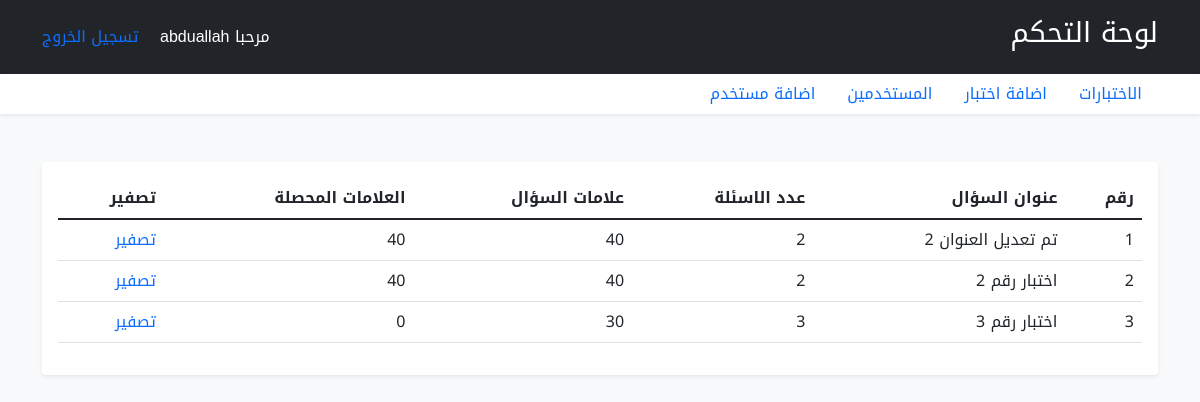
/admin/show_user.php?user=محمد (signed in), run on the app's committed database.
### tables this page shows
CREATE TABLE `mark` (
  `username` varchar(255) NOT NULL,
  `id_que` varchar(255) NOT NULL,
  `mark` int(11) NOT NULL
);

CREATE TABLE `main_que` (
  `id` varchar(255) NOT NULL,
  `title` varchar(255) NOT NULL,
  `num` varchar(255) NOT NULL,
  `mark` varchar(255) NOT NULL
);

### includes/function.php (called while the page is built, shortened)
<?php
function getSession($key){
    if(isset($_SESSION[$key]) and $_SESSION[$key]!= null){
        return $_SESSION[$key];
    }else{
        return false;
    }
}
function CheckAdmin(){
    if(getSession('admin')== true and getSession('admin')!=null){
        return true;
    }else{
        return false;
    }
}
?>

### admin/show_user.php (the view, shortened to what this page needs)
<?php include "includes/header.php" ?>
<?php include "includes/nav.php" ?>
    <div class="container">
        <div class="row">
            <div class="col">
                <div class="bg-white my-5 bodrder border-secondary p-3 shadow-sm rounded">
                    <table class="table">
                        <thead>
                            <tr>
                            <th>رقم</th>
                                <th>عنوان السؤال</th>
                                <th>عدد الاسئلة</th>
                                <th>علامات السؤال</th>
                                <th>العلامات المحصلة</th>
                                <th>تصفير</th>
                            </tr>
                        </thead>
                        <tbody>
                            <?php
                            if(CheckAdmin()){
                                if(isset($_GET['user'])){
                                 $username=$_GET['user'];
                                 $index=1;
                                 $query="SELECT * FROM mark WHERE username='{$username}'";
                                 $data=mysqli_query($connect,$query);
                                 while($row=mysqli_fetch_assoc($data)){
                                     $id=$row['id_que'];
                                     echo '<tr>';
                                     echo "<td>{$index}</td>";
                                     $query2="SELECT * FROM main_que WHERE id='{$id}'";
                                     $data2=mysqli_query($connect,$query2);
                                     while($row2=mysqli_fetch_assoc($data2)){
                                         echo "<td>{$row2['title']}</td>";
                                         echo "<td>{$row2['num']}</td>";
                                         echo "<td>{$row2['mark']}</td>";
                                     }
                                     echo "<td>{$row['mark']}</td>";
                                     echo"<td><a class=' text-decoration-none' href='?user={$username}&delete={$id}'>تصفير</a></td>";
                                     echo '</tr>';
                                     $index++;
                                 }
                                }
                            }
                            ?>
                        </tbody>
                    </table>
                </div>
            </div>
        </div>
    </div>
    <?php include "includes/footer.php" ?>

### css/style.css (style rules this page uses)
* { font-family: 'Noto Kufi Arabic', sans-serif; box-sizing: border-box; }

### data on the page
mark: mark "40"
main_que: title "تم تعديل العنوان 2", num "2", mark "40"
mark: mark "40"
main_que: title "اختبار رقم 2", num "2", mark "40"
mark: mark "0"
main_que: title "اختبار رقم 3", num "3", mark "30"

### other printed values
getSession('admin') "abduallah"
